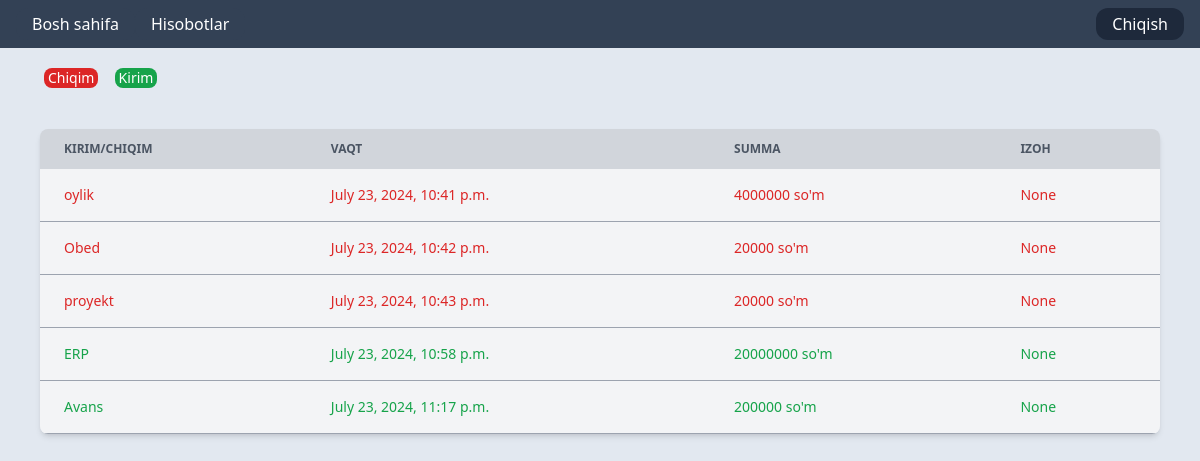
Page /list_reports/ (signed in) on the committed database.
### app_income_expense/models.py (models this page shows, shortened)
class Reports(models.Model):
    user = models.ForeignKey(Users, on_delete=models.CASCADE)
    activity = models.CharField(max_length=800, null=True)
    comment = models.CharField(max_length=1000, null=True)
    timestamp = models.DateTimeField(auto_now_add=True)
    amount = models.IntegerField(null=True)
    is_income = models.BooleanField(default=False, null=True)
    is_expense = models.BooleanField(default=False, null=True)
    class Meta:
        db_table = 'Reports'

### app_income_expense/views.py (the view)
# urls.py: path('list_reports/', views.ListReports.as_view(), name='list-reports'),
class ListReports(View):
    def get(self, request):
        reports = models.Reports.objects.filter(user=request.user)
        context = {
            'reports': reports
        }
        return render(request, 'income_expenses/reports/list_reports.html', context=context)

### templates/income_expenses/reports/list_reports.html
{% extends 'base.html' %}
{% block content %}
<div class="bg-red-600 mr-110 inline-block  ml-11 mt-5 rounded-lg w-min pl-1 pr-1">
    <p class="text-white text-sm">Chiqim</p>
</div>
<div class="bg-green-600 mr-110 inline-block  ml-3 mt-5 rounded-lg w-min pl-1 pr-1">
    <p class="text-white text-sm">Kirim</p>
</div>
    <div class=" mt-10 ml-10 mr-10 relative overflow-x-auto shadow-md sm:rounded-lg">
        <table class="w-full text-sm text-left rtl:text-right">
            <thead class="text-xs text-white uppercase bg-gray-300 dark:text-white">
                <tr>
                    <th scope="col" class="text-gray-600 px-6 py-3">
                        Kirim/chiqim
                    </th>
                    <th scope="col" class="px-6 py-3 text-gray-600">
                        vaqt
                    </th>
                    <th scope="col" class="px-6 py-3 text-gray-600">
                        summa
                    </th>
                    <th scope="col" class=" text-gray-600 px-6 py-3">
                        Izoh
                    </th>
                </tr>
            </thead>
            {% for report in reports %}
                {% if report.is_income == True %}
                    <tbody>
                        <tr class="bg-gray-100 border-b border-gray-400">
                            <th scope="row" class="text-green-600 px-6 py-4 font-medium">
                                {{ report.activity }}
                            </th>
                            <td class="text-green-600 px-6 py-4 ">
                                {{ report.timestamp }}
                            </td>
                            <td class="text-green-600 px-6 py-4">
                                {{ report.amount }} so'm
                            </td>
                            <td class="text-green-600 px-6 py-4">
                                {{ report.comment }}
                            </td>
                        </tr>
                    </tbody>
                {% else %}
                    <tbody>
                        <tr class="bg-gray-100 border-b border-gray-400">
                            <th scope="row" class="text-red-600 px-6 py-4 font-medium">
                                {{ report.activity }}
                            </th>
                            <td class="text-red-600 px-6 py-4 ">
                                {{ report.timestamp }}
                            </td>
                            <td class="text-red-600 px-6 py-4">
                                {{ report.amount }} so'm
                            </td>
                            <td class="text-red-600 px-6 py-4">
                                {{ report.comment }}
                            </td>
                        </tr>
                    </tbody>
                {% endif %}
            {% endfor %}
        </table>
    </div>
{% endblock content %}

### rows in the picture
Reports: activity "oylik", timestamp "July 23, 2024, 10:41 p.m.", amount "4000000", comment "None"
Reports: activity "Obed", timestamp "July 23, 2024, 10:42 p.m.", amount "20000", comment "None"
Reports: activity "proyekt", timestamp "July 23, 2024, 10:43 p.m.", amount "20000", comment "None"
Reports: activity "ERP", timestamp "July 23, 2024, 10:58 p.m.", amount "20000000", comment "None"
Reports: activity "Avans", timestamp "July 23, 2024, 11:17 p.m.", amount "200000", comment "None"
